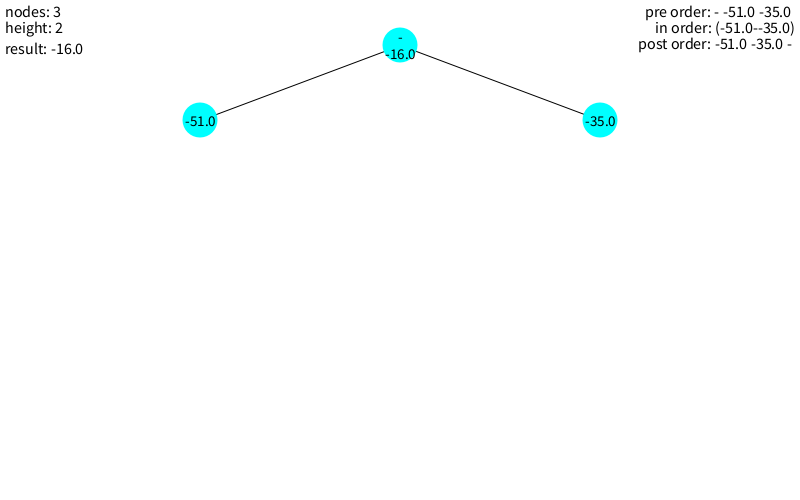
Frame 1 (no input)
Frame 60 (the mouse pressed at the canvas centre just before this capture): identical to frame 1, image omitted
Frame 120 (the mouse held since frame 60 and released just before this capture): identical to frame 1, image omitted

The Processing sketch that drew this single still picture (run headless with seeded random() and noise(); from frame 60 on, the mouse is pressed at the canvas centre):

// Processing sketch: Expression
// ── Expression.pde
int NODE_SIZE = 35;
int NUM_LEVELS = 5;
int Y_SPACE = 75;

int VALUE = 0;
int ADDITION = 1;
int SUBTRACTION = 2;
int MULTIPLICATION = 3;
int DIVISION = 4;

ExpressionTree hal;

void setup() {
  size(800, 500);

  hal = new ExpressionTree(width/2, NODE_SIZE + 10, NUM_LEVELS, false);
  hal.display();
  println(hal.preOrder());
  println(hal.postOrder());
  println(hal.inOrder());
  println(hal.evaluate());
}//setup

void draw() {
  background(255);
  hal.display();
  showStats();
}//draw


void showStats() {
  int padding = 5;
  int textsize = 16;
  fill(0);
  textSize(textsize);

  //if more than 20 nodes, traversals are too long
  if (hal.countNodes() <= 15) {
    textAlign(RIGHT, TOP);
    text("pre order: " + hal.preOrder(),width-padding, padding);
    text("in order: " + hal.inOrder(), width-padding, textsize + padding);
    text("post order: " + hal.postOrder(), width-padding, textsize * 2 + padding);
  }

  textAlign(LEFT, TOP);
  text("nodes: " + hal.countNodes(), padding, padding);
  text("height: " + hal.getHeight(), padding, textsize + padding);
  text("result: " + hal.evaluate(), padding, (textsize + padding) * 2);
}

void keyPressed() {
  if (key == 'r') {
    hal.reset(false);
    hal.evaluate();
  }
  if (key == 'f') {
    hal.reset(true);
    hal.evaluate();
  }
}//keyPressed

// ── ExpressionTree.pde
class ExpressionTree {

  ExpressionTreeNode root;
  int numLevels;

  ExpressionTree(int x, int y, int levels, boolean full) {
    numLevels = levels;
    root = makeTree(x, y, numLevels, full);
  }//constructor

  void reset(boolean full) {
    root = makeTree(int(root.position.x), int(root.position.y), numLevels, full);
  }//reset

  ExpressionTreeNode makeTree(int x, int y, int levels, boolean full) {
    if (levels == 0) {
      return null;
    }//base case

    boolean operator = full || random(1) < float(levels)/numLevels;
    if (levels == 1) {
      operator = false;
    }//a leaf must be a value

    ExpressionTreeNode tn = new ExpressionTreeNode(operator, x, y);

    int nextLevel = numLevels - levels + 1;
    float xspacing = width / pow(2, (nextLevel + 1));
    int xLeft = int(x - xspacing);
    int xRight = int(x + xspacing);
    y+= Y_SPACE;

    if (operator) {
      tn.left = makeTree(xLeft, y, levels-1, full);
      tn.right = makeTree(xRight, y, levels-1, full);
    }
    return tn;
  }//makeTree

  float evaluate() {
    return evaluate(root);
  }
  float evaluate(ExpressionTreeNode current) {
    if (current == null) {
      return 0;
    }
    if (current.type == ADDITION) {
      current.value = evaluate(current.left) + evaluate(current.right);
    }
    else if (current.type == SUBTRACTION) {
      current.value = evaluate(current.left) - evaluate(current.right);
    }
    else if (current.type == MULTIPLICATION) {
      current.value = evaluate(current.left) * evaluate(current.right);
    }
    else if (current.type == DIVISION) {
      current.value = evaluate(current.left) / evaluate(current.right);
    }
    return current.value;
  }//evaluate

  int countNodes() {
    return countNodes(root);
  }
  int countNodes(ExpressionTreeNode current) {
    if (current == null) {
      return 0;
    }
    return 1 + countNodes(current.left) + countNodes(current.right);
  }//countNodes

  int getHeight() {
    return getHeight(root);
  }
  int getHeight(ExpressionTreeNode current) {
    if (current == null) {
      return 0;
    }
    int left = getHeight(current.left);
    int right = getHeight(current.right);
    if (left > right) {
      return 1 + left;
    }
    else {
      return 1 + right;
    }
  }//getHeight

  void display() {
    display(root);
  }
  void display(ExpressionTreeNode current) {
      if (current != null) {
        current.display();
        display(current.left);
        display(current.right);
      }//there's something to see!
  }//display

  String preOrder() {
    return preOrder(root);
  }
  String preOrder(ExpressionTreeNode current) {
    if (current != null) {
      String s = "" + current + " ";
      s+= preOrder(current.left);
      s+= preOrder(current.right);
      return s;
    }//there's something to see!
    else {
      return "";
    }
  }//preOrder

  String postOrder() {
    return postOrder(root);
  }
  String postOrder(ExpressionTreeNode current) {
    if (current != null) {
      String s = "";
      s+= postOrder(current.left);
      s+= postOrder(current.right);
      s+= current + " ";
      return s;
    }//there's something to see!
    else {
      return "";
    }
  }//preOrder

  String inOrder() {
    return inOrder(root);
  }
  String inOrder(ExpressionTreeNode current) {
    if (current != null) {
      String s = "";
      if (current.type != VALUE) {
        s+= "(";
      }
      s+= inOrder(current.left);
      s+= current;
      s+= inOrder(current.right);
      if (current.type != VALUE) {
        s+= ")";
      }
      return s;
    }//there's something to see!
    else {
      return "";
    }
  }//preOrder


}//Tree

// ── ExpressionTreeNode.pde
class ExpressionTreeNode {

  ExpressionTreeNode left;
  ExpressionTreeNode right;

  int type;
  float value;
  int size;
  color c;
  PVector position;

  ExpressionTreeNode(int t, float v, int x, int y) {
    type = t;
    value = v;
    position = new PVector(x, y);
    size = NODE_SIZE;
    c = color(0, 255, 255);
  }//constructor

  ExpressionTreeNode(boolean operation, int x, int y) {
    this(0, 0, x, y);
    if (operation) {
      type = int(random(4)+1);
      value = 0;
    }//pick random operation
    else {
      type = VALUE;
      value = int(random(-99, 100));
    }//ranodm value
  }//random constructor

  String toString() {
    String s = "";
    if (type == VALUE) {
      s+= value;
    }
    if (type == ADDITION) {
      s+= "+";
    }
    else if (type == SUBTRACTION) {
      s+= "-";
    }
    else if (type == MULTIPLICATION) {
      s+= "*";
    }
    else if (type == DIVISION){
      s+= "/";
    }
    return s;
  }//toString

  String displayString() {
    String s = "";
    if (type == ADDITION) {
      s+= "+\n";
    }
    else if (type == SUBTRACTION) {
      s+= "-\n";
    }
    else if (type == MULTIPLICATION) {
      s+= "*\n";
    }
    else if (type == DIVISION){
      s+= "/\n";
    }
    s+= value;
    return s;
  }//toString

  void display() {
    fill(c);
    stroke(0);
    if (left != null) {
      line(position.x, position.y, left.position.x, left.position.y);
    }
    if (right != null) {
      line(position.x, position.y, right.position.x, right.position.y);
    }
    noStroke();
    circle(position.x, position.y, size);
    textAlign(CENTER, CENTER);
    textSize(size - 20);
    fill(0);

    text(displayString(), position.x, position.y);
  }//display

}//ExpressionTreeNode Class
